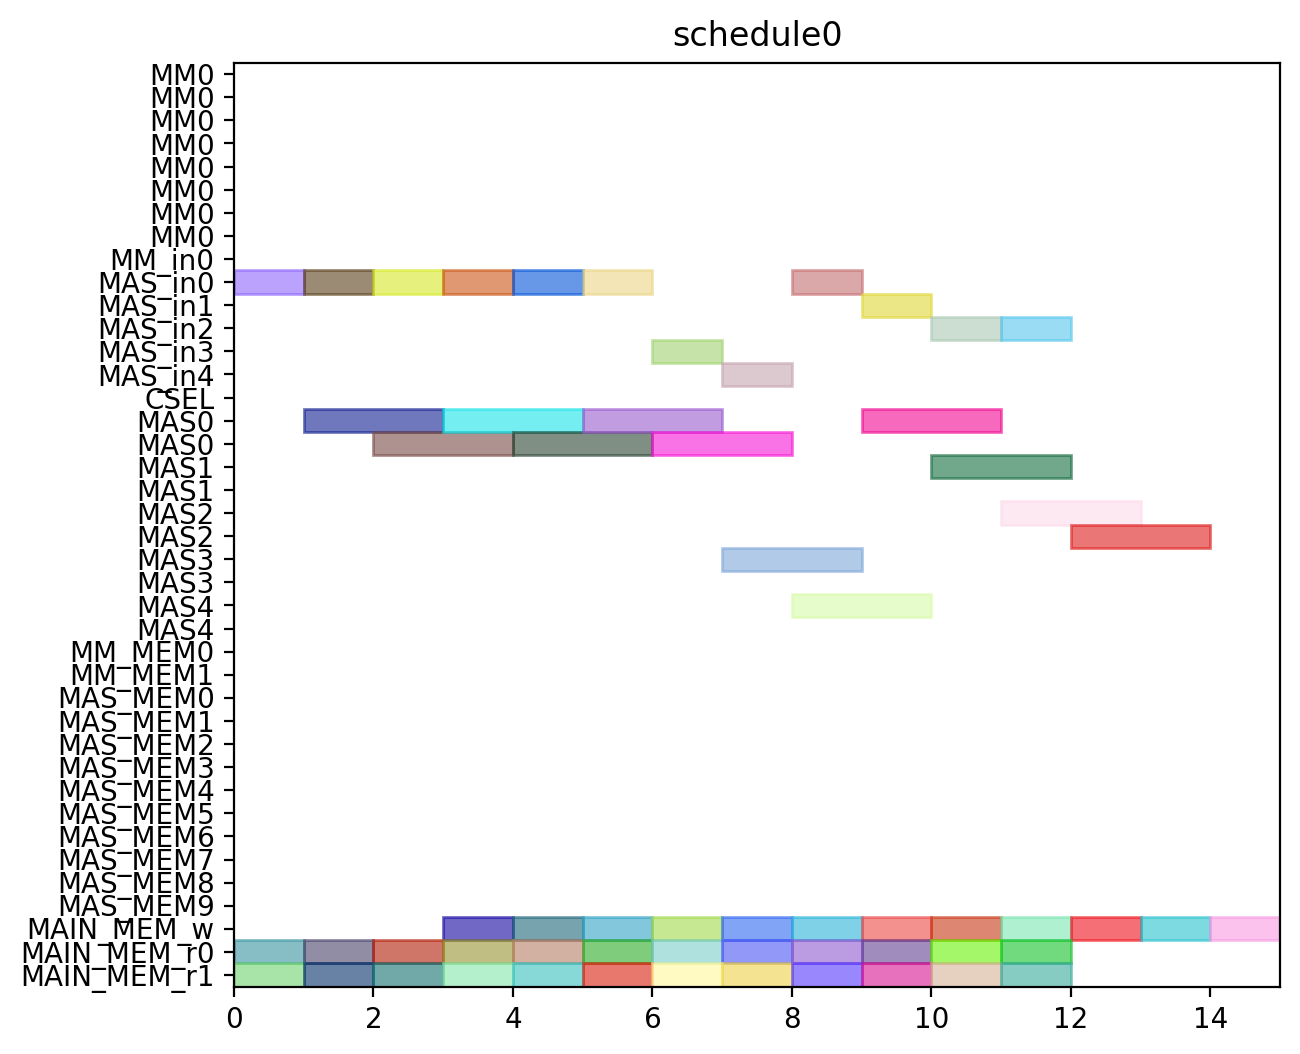

The script that drew this image:
from pyschedule import Scenario, solvers, plotters, alt


def solve():
	horizon = 120
	S = Scenario("schedule0", horizon=horizon)

	# resource
	MM = S.Resources('MM', num=1, size=8)
	MM_in = S.Resources('MM_in', num=1)
	MAS_in = S.Resources('MAS_in', num=5)
	CSEL = S.Resource('CSEL')
	MAS = S.Resources('MAS', num=5, size=2, periods=range(1, horizon))
	MM_MEM = S.Resources('MM_MEM', num=2)
	MAS_MEM = S.Resources('MAS_MEM', num=10)
	MAIN_MEM_w = S.Resource('MAIN_MEM_w', size=1)
	MAIN_MEM_r = S.Resources('MAIN_MEM_r', num=2)

	# result of previous scheduling

	# new tasks
	c000 = S.Task('c000', length=2, delay_cost=1)
	c000 += alt(MAS)
	c000_in = S.Task('c000_in', length=1, delay_cost=1)
	c000_in += alt(MAS_in)
	S += c000_in*MAS_in[0]<=c000*MAS[0]

	S += c000_in*MAS_in[1]<=c000*MAS[1]

	S += c000_in*MAS_in[2]<=c000*MAS[2]

	S += c000_in*MAS_in[3]<=c000*MAS[3]

	S += c000_in*MAS_in[4]<=c000*MAS[4]

	S += 0<c000

	c000_w = S.Task('c000_w', length=1, delay_cost=1)
	c000_w += alt(MAIN_MEM_w)
	S += c000 <= c000_w

	c000_mem0 = S.Task('c000_mem0', length=1, delay_cost=1)
	c000_mem0 += MAIN_MEM_r[0]
	S += c000_mem0 <= c000

	c000_mem1 = S.Task('c000_mem1', length=1, delay_cost=1)
	c000_mem1 += MAIN_MEM_r[1]
	S += c000_mem1 <= c000

	c001 = S.Task('c001', length=2, delay_cost=1)
	c001 += alt(MAS)
	c001_in = S.Task('c001_in', length=1, delay_cost=1)
	c001_in += alt(MAS_in)
	S += c001_in*MAS_in[0]<=c001*MAS[0]

	S += c001_in*MAS_in[1]<=c001*MAS[1]

	S += c001_in*MAS_in[2]<=c001*MAS[2]

	S += c001_in*MAS_in[3]<=c001*MAS[3]

	S += c001_in*MAS_in[4]<=c001*MAS[4]

	S += 0<c001

	c001_w = S.Task('c001_w', length=1, delay_cost=1)
	c001_w += alt(MAIN_MEM_w)
	S += c001 <= c001_w

	c001_mem0 = S.Task('c001_mem0', length=1, delay_cost=1)
	c001_mem0 += MAIN_MEM_r[0]
	S += c001_mem0 <= c001

	c001_mem1 = S.Task('c001_mem1', length=1, delay_cost=1)
	c001_mem1 += MAIN_MEM_r[1]
	S += c001_mem1 <= c001

	c010 = S.Task('c010', length=2, delay_cost=1)
	c010 += alt(MAS)
	c010_in = S.Task('c010_in', length=1, delay_cost=1)
	c010_in += alt(MAS_in)
	S += c010_in*MAS_in[0]<=c010*MAS[0]

	S += c010_in*MAS_in[1]<=c010*MAS[1]

	S += c010_in*MAS_in[2]<=c010*MAS[2]

	S += c010_in*MAS_in[3]<=c010*MAS[3]

	S += c010_in*MAS_in[4]<=c010*MAS[4]

	S += 0<c010

	c010_w = S.Task('c010_w', length=1, delay_cost=1)
	c010_w += alt(MAIN_MEM_w)
	S += c010 <= c010_w

	c010_mem0 = S.Task('c010_mem0', length=1, delay_cost=1)
	c010_mem0 += MAIN_MEM_r[0]
	S += c010_mem0 <= c010

	c010_mem1 = S.Task('c010_mem1', length=1, delay_cost=1)
	c010_mem1 += MAIN_MEM_r[1]
	S += c010_mem1 <= c010

	c011 = S.Task('c011', length=2, delay_cost=1)
	c011 += alt(MAS)
	c011_in = S.Task('c011_in', length=1, delay_cost=1)
	c011_in += alt(MAS_in)
	S += c011_in*MAS_in[0]<=c011*MAS[0]

	S += c011_in*MAS_in[1]<=c011*MAS[1]

	S += c011_in*MAS_in[2]<=c011*MAS[2]

	S += c011_in*MAS_in[3]<=c011*MAS[3]

	S += c011_in*MAS_in[4]<=c011*MAS[4]

	S += 0<c011

	c011_w = S.Task('c011_w', length=1, delay_cost=1)
	c011_w += alt(MAIN_MEM_w)
	S += c011 <= c011_w

	c011_mem0 = S.Task('c011_mem0', length=1, delay_cost=1)
	c011_mem0 += MAIN_MEM_r[0]
	S += c011_mem0 <= c011

	c011_mem1 = S.Task('c011_mem1', length=1, delay_cost=1)
	c011_mem1 += MAIN_MEM_r[1]
	S += c011_mem1 <= c011

	c100 = S.Task('c100', length=2, delay_cost=1)
	c100 += alt(MAS)
	c100_in = S.Task('c100_in', length=1, delay_cost=1)
	c100_in += alt(MAS_in)
	S += c100_in*MAS_in[0]<=c100*MAS[0]

	S += c100_in*MAS_in[1]<=c100*MAS[1]

	S += c100_in*MAS_in[2]<=c100*MAS[2]

	S += c100_in*MAS_in[3]<=c100*MAS[3]

	S += c100_in*MAS_in[4]<=c100*MAS[4]

	S += 0<c100

	c100_w = S.Task('c100_w', length=1, delay_cost=1)
	c100_w += alt(MAIN_MEM_w)
	S += c100 <= c100_w

	c100_mem0 = S.Task('c100_mem0', length=1, delay_cost=1)
	c100_mem0 += MAIN_MEM_r[0]
	S += c100_mem0 <= c100

	c100_mem1 = S.Task('c100_mem1', length=1, delay_cost=1)
	c100_mem1 += MAIN_MEM_r[1]
	S += c100_mem1 <= c100

	c101 = S.Task('c101', length=2, delay_cost=1)
	c101 += alt(MAS)
	c101_in = S.Task('c101_in', length=1, delay_cost=1)
	c101_in += alt(MAS_in)
	S += c101_in*MAS_in[0]<=c101*MAS[0]

	S += c101_in*MAS_in[1]<=c101*MAS[1]

	S += c101_in*MAS_in[2]<=c101*MAS[2]

	S += c101_in*MAS_in[3]<=c101*MAS[3]

	S += c101_in*MAS_in[4]<=c101*MAS[4]

	S += 0<c101

	c101_w = S.Task('c101_w', length=1, delay_cost=1)
	c101_w += alt(MAIN_MEM_w)
	S += c101 <= c101_w

	c101_mem0 = S.Task('c101_mem0', length=1, delay_cost=1)
	c101_mem0 += MAIN_MEM_r[0]
	S += c101_mem0 <= c101

	c101_mem1 = S.Task('c101_mem1', length=1, delay_cost=1)
	c101_mem1 += MAIN_MEM_r[1]
	S += c101_mem1 <= c101

	c110 = S.Task('c110', length=2, delay_cost=1)
	c110 += alt(MAS)
	c110_in = S.Task('c110_in', length=1, delay_cost=1)
	c110_in += alt(MAS_in)
	S += c110_in*MAS_in[0]<=c110*MAS[0]

	S += c110_in*MAS_in[1]<=c110*MAS[1]

	S += c110_in*MAS_in[2]<=c110*MAS[2]

	S += c110_in*MAS_in[3]<=c110*MAS[3]

	S += c110_in*MAS_in[4]<=c110*MAS[4]

	S += 0<c110

	c110_w = S.Task('c110_w', length=1, delay_cost=1)
	c110_w += alt(MAIN_MEM_w)
	S += c110 <= c110_w

	c110_mem0 = S.Task('c110_mem0', length=1, delay_cost=1)
	c110_mem0 += MAIN_MEM_r[0]
	S += c110_mem0 <= c110

	c110_mem1 = S.Task('c110_mem1', length=1, delay_cost=1)
	c110_mem1 += MAIN_MEM_r[1]
	S += c110_mem1 <= c110

	c111 = S.Task('c111', length=2, delay_cost=1)
	c111 += alt(MAS)
	c111_in = S.Task('c111_in', length=1, delay_cost=1)
	c111_in += alt(MAS_in)
	S += c111_in*MAS_in[0]<=c111*MAS[0]

	S += c111_in*MAS_in[1]<=c111*MAS[1]

	S += c111_in*MAS_in[2]<=c111*MAS[2]

	S += c111_in*MAS_in[3]<=c111*MAS[3]

	S += c111_in*MAS_in[4]<=c111*MAS[4]

	S += 0<c111

	c111_w = S.Task('c111_w', length=1, delay_cost=1)
	c111_w += alt(MAIN_MEM_w)
	S += c111 <= c111_w

	c111_mem0 = S.Task('c111_mem0', length=1, delay_cost=1)
	c111_mem0 += MAIN_MEM_r[0]
	S += c111_mem0 <= c111

	c111_mem1 = S.Task('c111_mem1', length=1, delay_cost=1)
	c111_mem1 += MAIN_MEM_r[1]
	S += c111_mem1 <= c111

	c200 = S.Task('c200', length=2, delay_cost=1)
	c200 += alt(MAS)
	c200_in = S.Task('c200_in', length=1, delay_cost=1)
	c200_in += alt(MAS_in)
	S += c200_in*MAS_in[0]<=c200*MAS[0]

	S += c200_in*MAS_in[1]<=c200*MAS[1]

	S += c200_in*MAS_in[2]<=c200*MAS[2]

	S += c200_in*MAS_in[3]<=c200*MAS[3]

	S += c200_in*MAS_in[4]<=c200*MAS[4]

	S += 0<c200

	c200_w = S.Task('c200_w', length=1, delay_cost=1)
	c200_w += alt(MAIN_MEM_w)
	S += c200 <= c200_w

	c200_mem0 = S.Task('c200_mem0', length=1, delay_cost=1)
	c200_mem0 += MAIN_MEM_r[0]
	S += c200_mem0 <= c200

	c200_mem1 = S.Task('c200_mem1', length=1, delay_cost=1)
	c200_mem1 += MAIN_MEM_r[1]
	S += c200_mem1 <= c200

	c201 = S.Task('c201', length=2, delay_cost=1)
	c201 += alt(MAS)
	c201_in = S.Task('c201_in', length=1, delay_cost=1)
	c201_in += alt(MAS_in)
	S += c201_in*MAS_in[0]<=c201*MAS[0]

	S += c201_in*MAS_in[1]<=c201*MAS[1]

	S += c201_in*MAS_in[2]<=c201*MAS[2]

	S += c201_in*MAS_in[3]<=c201*MAS[3]

	S += c201_in*MAS_in[4]<=c201*MAS[4]

	S += 0<c201

	c201_w = S.Task('c201_w', length=1, delay_cost=1)
	c201_w += alt(MAIN_MEM_w)
	S += c201 <= c201_w

	c201_mem0 = S.Task('c201_mem0', length=1, delay_cost=1)
	c201_mem0 += MAIN_MEM_r[0]
	S += c201_mem0 <= c201

	c201_mem1 = S.Task('c201_mem1', length=1, delay_cost=1)
	c201_mem1 += MAIN_MEM_r[1]
	S += c201_mem1 <= c201

	c210 = S.Task('c210', length=2, delay_cost=1)
	c210 += alt(MAS)
	c210_in = S.Task('c210_in', length=1, delay_cost=1)
	c210_in += alt(MAS_in)
	S += c210_in*MAS_in[0]<=c210*MAS[0]

	S += c210_in*MAS_in[1]<=c210*MAS[1]

	S += c210_in*MAS_in[2]<=c210*MAS[2]

	S += c210_in*MAS_in[3]<=c210*MAS[3]

	S += c210_in*MAS_in[4]<=c210*MAS[4]

	S += 0<c210

	c210_w = S.Task('c210_w', length=1, delay_cost=1)
	c210_w += alt(MAIN_MEM_w)
	S += c210 <= c210_w

	c210_mem0 = S.Task('c210_mem0', length=1, delay_cost=1)
	c210_mem0 += MAIN_MEM_r[0]
	S += c210_mem0 <= c210

	c210_mem1 = S.Task('c210_mem1', length=1, delay_cost=1)
	c210_mem1 += MAIN_MEM_r[1]
	S += c210_mem1 <= c210

	c211 = S.Task('c211', length=2, delay_cost=1)
	c211 += alt(MAS)
	c211_in = S.Task('c211_in', length=1, delay_cost=1)
	c211_in += alt(MAS_in)
	S += c211_in*MAS_in[0]<=c211*MAS[0]

	S += c211_in*MAS_in[1]<=c211*MAS[1]

	S += c211_in*MAS_in[2]<=c211*MAS[2]

	S += c211_in*MAS_in[3]<=c211*MAS[3]

	S += c211_in*MAS_in[4]<=c211*MAS[4]

	S += 0<c211

	c211_w = S.Task('c211_w', length=1, delay_cost=1)
	c211_w += alt(MAIN_MEM_w)
	S += c211 <= c211_w

	c211_mem0 = S.Task('c211_mem0', length=1, delay_cost=1)
	c211_mem0 += MAIN_MEM_r[0]
	S += c211_mem0 <= c211

	c211_mem1 = S.Task('c211_mem1', length=1, delay_cost=1)
	c211_mem1 += MAIN_MEM_r[1]
	S += c211_mem1 <= c211

	solvers.mip.solve(S,msg=1,kind='CPLEX',ratio_gap=1.01)

	solution = [['hoge']*len(S.solution()[1]) for i in range(len(S.solution()))]
	for i in range(len(S.solution())):
		for j in range(len(S.solution()[i])):
			solution[i][j]=str(S.solution()[i][j])
	print(solution)

	cycles = int(solution[-1][3])

	pic_file_name = "/mnt/rose/usr1/fukuda/ABE/multiRAM_multiMAS_16mux/scheduling_result/stage8MM1_stage2MAS5/CONJ/schedule0.png"
	if(S.solution() != []):
		plotters.matplotlib.plot(S,img_filename=pic_file_name, show_task_labels=False, fig_size=(cycles*0.25+3, 6))

	return solution
